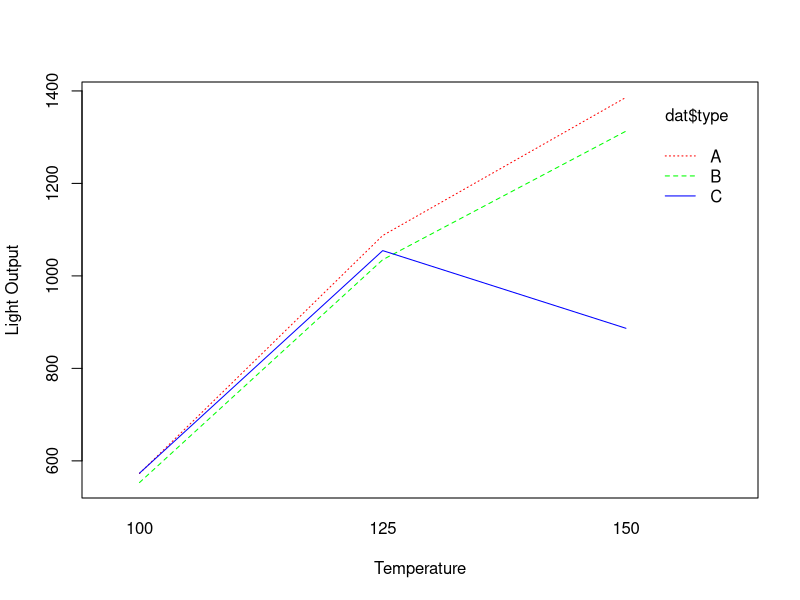

The R source for this figure:
## ---- chunk 1
knitr::opts_chunk$set(echo = TRUE)
## ---- chunk 2
dat = data.frame(type=c(rep("A",9), rep("B",9), rep("C",9)),
     temp=rep(c(100,125,150), 9),
     y=c(580,1090,1392,568,1087,1380,570,1085,1386,550,1070,1328,530,1035,1312,
       579,1000,1299,546,1045,867,575,1053,904,599,1066,889))
## ---- chunk 3
# Interaction plot of type and temperature
interaction.plot(dat$temp, dat$type, dat$y, 
                 xlab = "Temperature", 
                 ylab = "Light Output", 
                 legend = TRUE, 
                 col = c("red", "green", "blue"))

## ---- chunk 4
# Fit a linear model with main effects and interaction term
model <- lm(y ~ type * factor(temp), data = dat)

# Summary of the model
summary(model)
## ---- chunk 5
drop1(model, test='F')
## ---- chunk 6
# Fit a model treating temp as numeric
model_numeric <- lm(y ~ type * temp, data = dat)

# Summary of the new model
summary(model_numeric)
